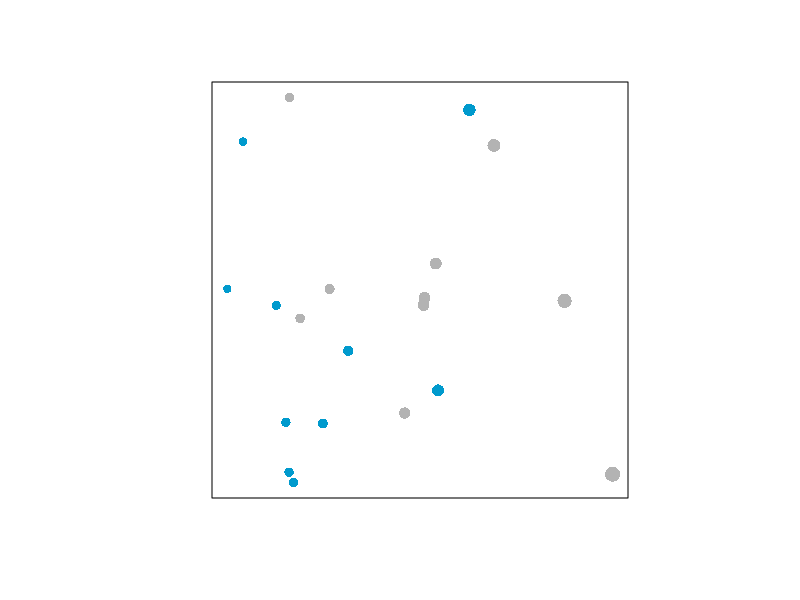
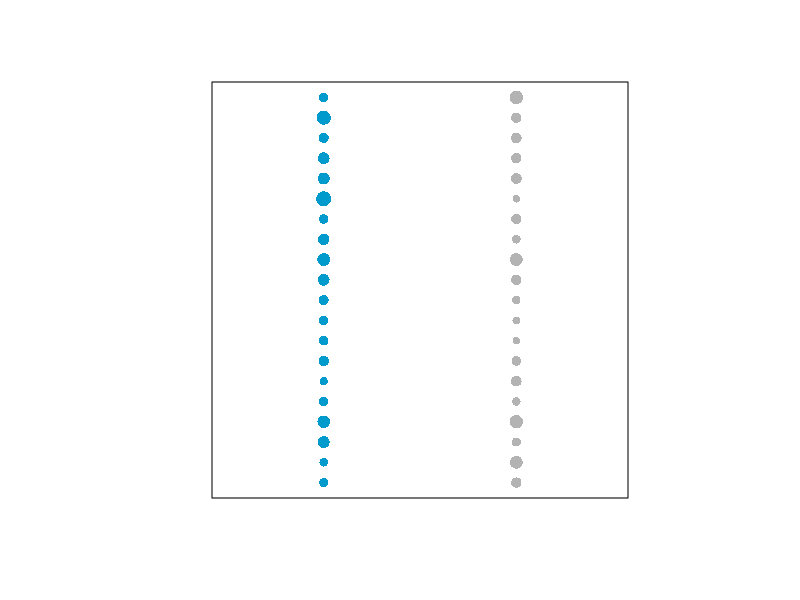
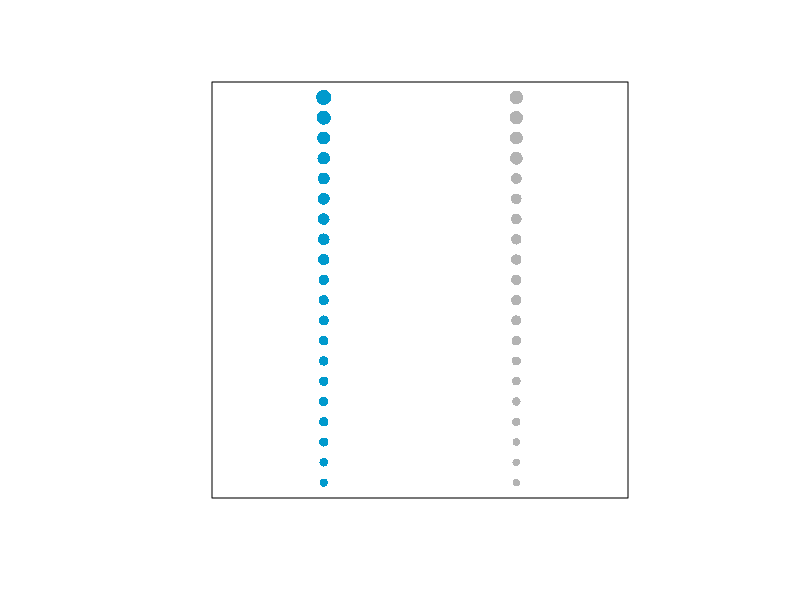
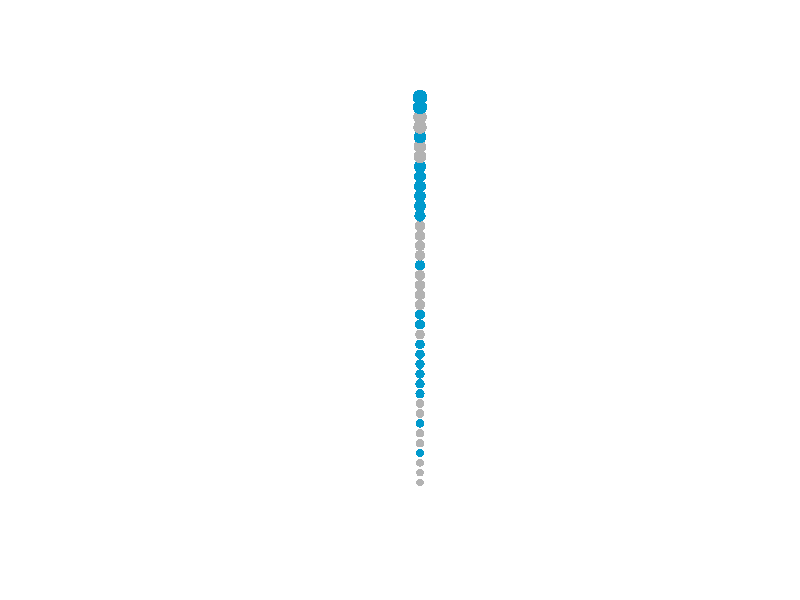

These figures' R source, in order:
library(data.table)
# Make simulated example about rank sum test

# Simulate x and y
k <- 20
x <- rnorm(k, mean = 10.5)
y <- rnorm(k, mean = 10)
z <- c(x,y)

z_size_m <- data.table(I = rep(1:20,2),RAW = z, TEAM = c(rep('deepskyblue3',k),rep('grey70',k)))

# Size factor for plotting
fun.normalize <- function(x) {
  
  (x - min(x)) / (max(x) - min(x))

  }

z_size_m[, D:= fun.normalize(RAW) + 1]





# Visualize: 'people randomly in the field'
par(pty = 's')
plot(
  z_size_m[TEAM == 'deepskyblue3',D],z_size_m[TEAM == 'grey70',D],
  cex = c( z_size_m[TEAM == 'deepskyblue3',D],z_size_m[TEAM == 'grey70',D]),
  pch = 16,
  col = c(rep('deepskyblue3',10),rep('grey70',10)),
  axes = FALSE, xlab = '', ylab = ''
  )
box()

# Visualize: 'people in two lines, blue and grey'
plot(y = z_size_m[TEAM == 'deepskyblue3',I], x = rep(1.25,20), cex = z_size_m[TEAM == 'deepskyblue3',D],  pch = 16, col = z_size_m[TEAM == 'deepskyblue3',TEAM], axes = FALSE, xlab = '', ylab = '', xlim = c(1,2))
points(y = z_size_m[TEAM == 'grey70',I], x = rep(1.75,20), cex = z_size_m[TEAM == 'grey70',D],  pch = 16, col = z_size_m[TEAM == 'grey70',TEAM])
box()

# Visualize: 'people ordered'
plot(y = z_size_m[TEAM == 'deepskyblue3',I], x = rep(1.25,20), cex = z_size_m[order(D)][TEAM == 'deepskyblue3',D],  pch = 16, col = z_size_m[TEAM == 'deepskyblue3',TEAM], axes = FALSE, xlab = '', ylab = '', xlim = c(1,2))
points(y = z_size_m[TEAM == 'grey70',I], x = rep(1.75,20), cex = z_size_m[order(D)][TEAM == 'grey70',D],  pch = 16, col = z_size_m[TEAM == 'grey70',TEAM])
box()

# Visulize: 'people in single ordered line'
plot(y = 1:nrow(z_size_m), x = rep(1.5,40), cex = z_size_m[order(D),D],  pch = 16, col = z_size_m[order(D),TEAM], axes = FALSE, xlab = '', ylab = '', xlim = c(1,2))

# Make wilcox.test
wilcox.test(z_size_m$D ~ z_size_m$TEAM)
